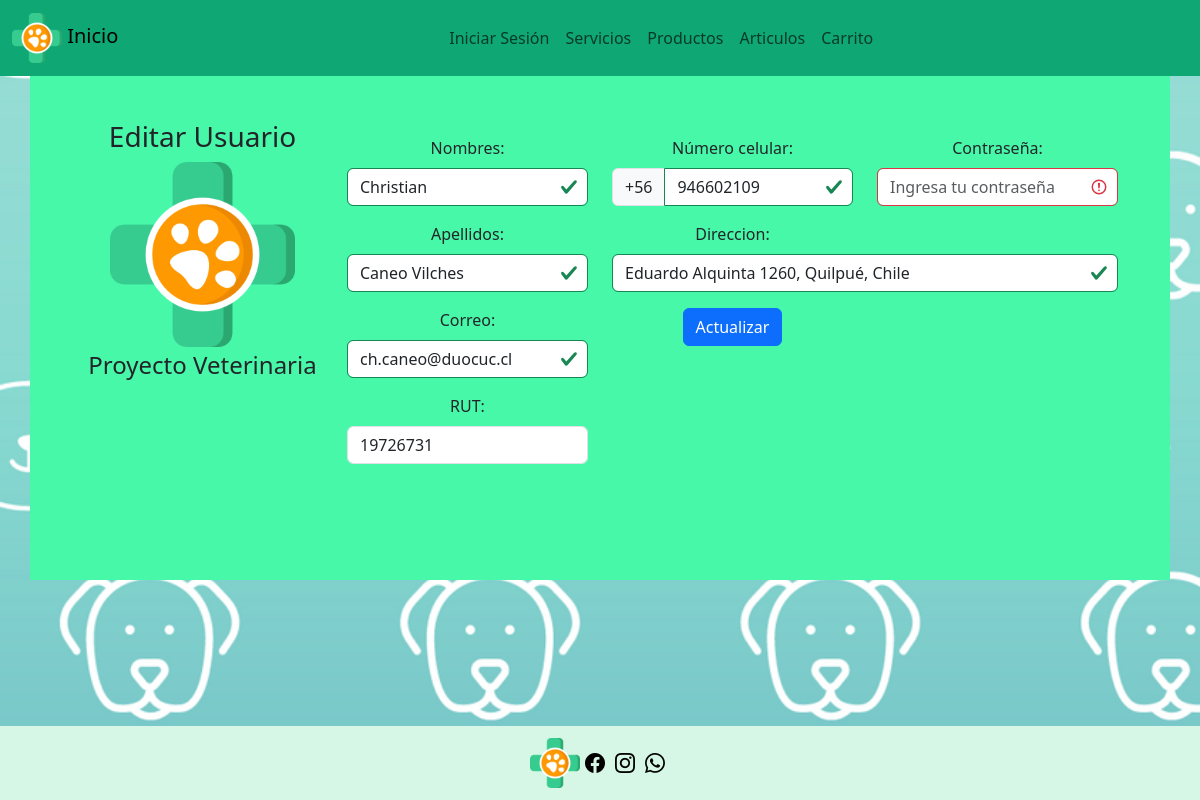
The app's page /usuarios_findEdit/19726731/ with its own data.
### veterinaria/models.py (models this page shows, shortened)
class Usuario(models.Model):
    rut = models.CharField(max_length=8, primary_key=True)
    dv = models.CharField(max_length=1)
    nombre = models.CharField(max_length=100)
    apellido = models.CharField(max_length=100)
    correo = models.EmailField(max_length=100)
    nacimiento = models.DateField()
    celular = models.CharField(max_length=15)
    direccion = models.CharField(max_length=255)
    password = models.CharField(max_length=100)

### veterinaria/views.py (the view)
# urls.py: path('usuarios_findEdit/<str:pk>/', views.usuarios_findEdit, name='usuarios_findEdit'),
def usuarios_findEdit(request, pk):
    if pk != "":
        usuario = Usuario.objects.get(rut=pk)
        context={'usuario':usuario}
        if usuario:
            return render(request, 'veterinaria/editar.html', context)
        else:
            context={'mensaje': "Error, rut no existe..."}
            return render(request, 'veterinaria/crud.html', context)

### veterinaria/templates/veterinaria/editar.html (shortened to what this page needs)
{% extends 'veterinaria/base.html' %}
{% load static %}
{% block content %}
<section class="container">
  <form action="{% url 'usuarioUpdate' %}" class="was-validated" method="post">
    <div class="container row mx-auto registro">
      <div class="col-md-3 col-lg-3">
        <div class="text-center">
          <h3>Editar Usuario</h3>
          <img src="{% static 'imagenes/logo.png' %}" style="width: 185px;" alt="logo">
          <h4 class="mt-1 mb-5 pb-1">Proyecto Veterinaria</h4>
        </div>
      </div>
      <div class="col-md-3 col-lg-3">
        <div class="mb-3 mt-3">
          <label for="nombre" class="form-label">Nombres:</label>
          <input type="text" class="form-control" id="nombre" placeholder="Ingresa tus nombres" name="nombre" value="{{ usuario.nombre }}" required autocomplete="off" oninput="validarTexto('nombre')">
        </div>
        <div class="mb-3 ">
          <label for="apellido" class="form-label">Apellidos:</label>
          <input type="text" class="form-control" id="apellido" placeholder="Ingresa tus apellidos" name="apellido" value="{{ usuario.apellido }}" required autocomplete="off" oninput="validarTexto('apellido')">
        </div>
        <div class="mb-3">
          <label for="correo" class="form-label">Correo:</label>
          <input type="mail" class="form-control" id="correo" placeholder="Ingrese su correo" name="correo" value="{{ usuario.correo }}" required autocomplete="off" oninput="validarTexto('correo')">
        </div>
        <div class="mb-3 mt-3">
            <label for="rut" class="form-label">RUT:</label>
            <input type="text" class="form-control" id="rut" placeholder="123456789" name="rut" value="{{ usuario.rut }}" readonly>
        </div>
      </div>
      <div class="col-md-3 col-lg-3">
        <div class="mb-3 mt-3">
          <label for="celular" class="form-label">Número celular:</label>
          <div class="input-group">
            <span class="input-group-text">+56</span>
            <input type="text" class="form-control" id="celular" placeholder="Ingresa tu celular" name="celular" value="{{ usuario.celular }}" required autocomplete="off" oninput="validarCelular('celular')">
          </div>
        </div>
        <div class="mb-3">
          <label for="direccion" class="form-label">Direccion:</label>
          <input type="text" class="form-control" id="direccion" placeholder="Ingresa tu direccion" name="direccion" value="{{ usuario.direccion }}" required autocomplete="off" oninput="validarTexto('direccion')">
        </div>
        <button type="submit" class="btn btn-primary" onclick="validarEditar()">Actualizar</button>
      </div>
      <div class="col-md-3 col-lg-3">
        <div class="mb-3 mt-3">
          <label for="pwd" class="form-label">Contraseña:</label>
          <input type="password" class="form-control" id="password" placeholder="Ingresa tu contraseña" name="password" required autocomplete="off" oninput="validarTexto('password')">
        </div>
      </div>
    </div>
  </form>
</section>
{% endblock %}

### veterinaria/static/style.css (style rules this page uses)
body { background-image: url(imagenes/fondo4.png); background-size: cover; background-position: center; background-attachment: fixed; }
.container { margin-top: 40px; margin-bottom: 40px; background-color: #48F8A9; align-content: center; text-align: center; padding: 20px; }
span { color: #aa0101; font-size: 80%; }
form { margin-bottom: 60px; }
#direccion { width: 210%; }

### records on screen
Usuario: nombre "Christian", apellido "Caneo Vilches", correo "ch.caneo@duocuc.cl", rut "19726731", celular "946602109", direccion "Eduardo Alquinta 1260, Quilpué, Chile"
